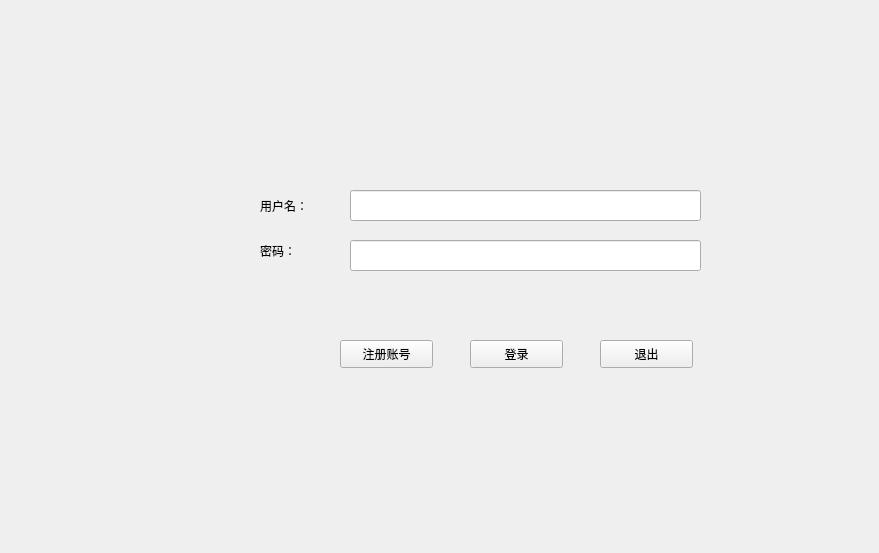
<?xml version="1.0" encoding="UTF-8"?>
<ui version="4.0">
 <class>Login</class>
 <widget class="QWidget" name="Login">
  <property name="geometry">
   <rect>
    <x>0</x>
    <y>0</y>
    <width>879</width>
    <height>553</height>
   </rect>
  </property>
  <property name="windowTitle">
   <string>Login</string>
  </property>
  <widget class="QWidget" name="widget_4" native="true">
   <property name="geometry">
    <rect>
     <x>0</x>
     <y>0</y>
     <width>881</width>
     <height>551</height>
    </rect>
   </property>
   <widget class="QWidget" name="widget" native="true">
    <property name="geometry">
     <rect>
      <x>50</x>
      <y>60</y>
      <width>781</width>
      <height>241</height>
     </rect>
    </property>
    <widget class="QLabel" name="username">
     <property name="geometry">
      <rect>
       <x>210</x>
       <y>120</y>
       <width>111</width>
       <height>51</height>
      </rect>
     </property>
     <property name="styleSheet">
      <string notr="true"/>
     </property>
     <property name="text">
      <string>用户名：</string>
     </property>
    </widget>
    <widget class="QLabel" name="password">
     <property name="geometry">
      <rect>
       <x>210</x>
       <y>170</y>
       <width>81</width>
       <height>41</height>
      </rect>
     </property>
     <property name="text">
      <string>密码：</string>
     </property>
    </widget>
    <widget class="QLineEdit" name="lineEdit">
     <property name="geometry">
      <rect>
       <x>300</x>
       <y>130</y>
       <width>351</width>
       <height>31</height>
      </rect>
     </property>
    </widget>
    <widget class="QLineEdit" name="lineEdit_2">
     <property name="geometry">
      <rect>
       <x>300</x>
       <y>180</y>
       <width>351</width>
       <height>31</height>
      </rect>
     </property>
    </widget>
   </widget>
   <widget class="QWidget" name="widget_2" native="true">
    <property name="geometry">
     <rect>
      <x>180</x>
      <y>320</y>
      <width>681</width>
      <height>101</height>
     </rect>
    </property>
    <layout class="QGridLayout" name="gridLayout">
     <item row="0" column="0">
      <widget class="QWidget" name="widget_3" native="true">
       <widget class="QPushButton" name="regist">
        <property name="geometry">
         <rect>
          <x>160</x>
          <y>20</y>
          <width>93</width>
          <height>28</height>
         </rect>
        </property>
        <property name="text">
         <string>注册账号</string>
        </property>
       </widget>
       <widget class="QPushButton" name="login">
        <property name="geometry">
         <rect>
          <x>290</x>
          <y>20</y>
          <width>93</width>
          <height>28</height>
         </rect>
        </property>
        <property name="text">
         <string>登录</string>
        </property>
       </widget>
       <widget class="QPushButton" name="back">
        <property name="geometry">
         <rect>
          <x>420</x>
          <y>20</y>
          <width>93</width>
          <height>28</height>
         </rect>
        </property>
        <property name="text">
         <string>退出</string>
        </property>
       </widget>
      </widget>
     </item>
    </layout>
   </widget>
  </widget>
 </widget>
 <resources/>
 <connections/>
</ui>
